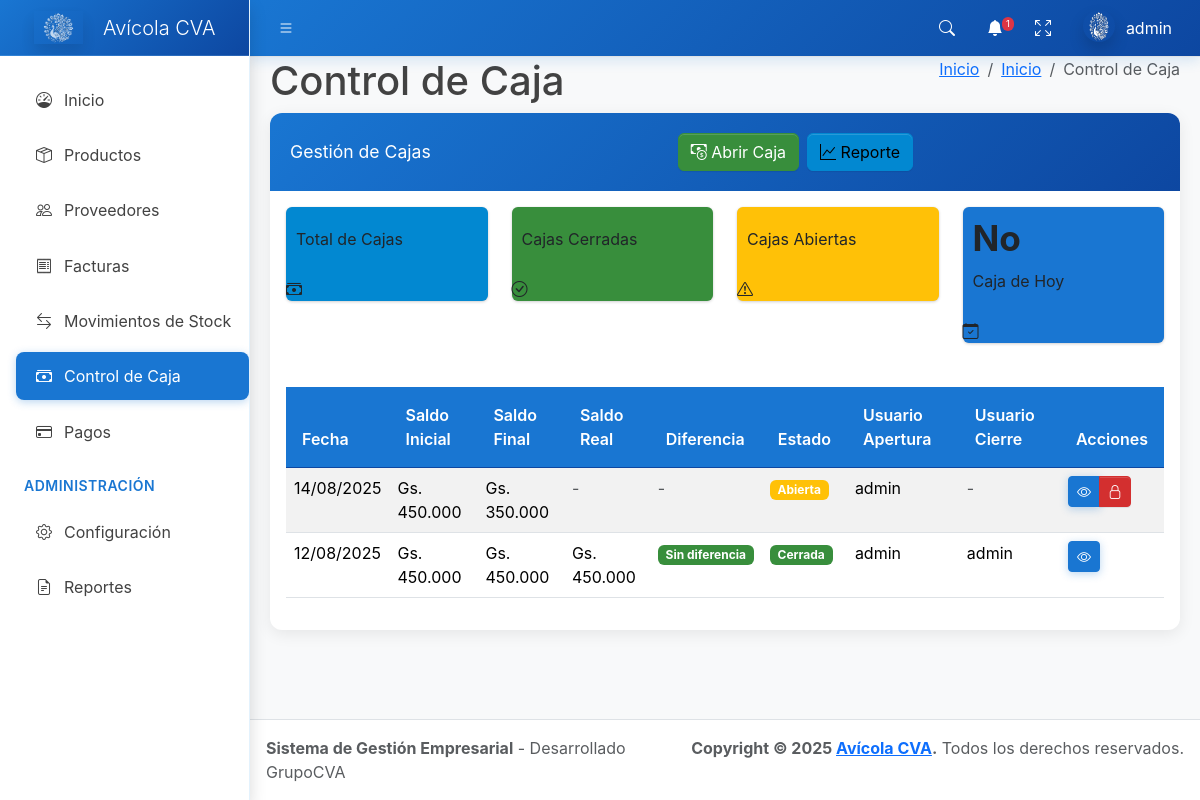
Before: /caja/ (signed in) with the older database file.
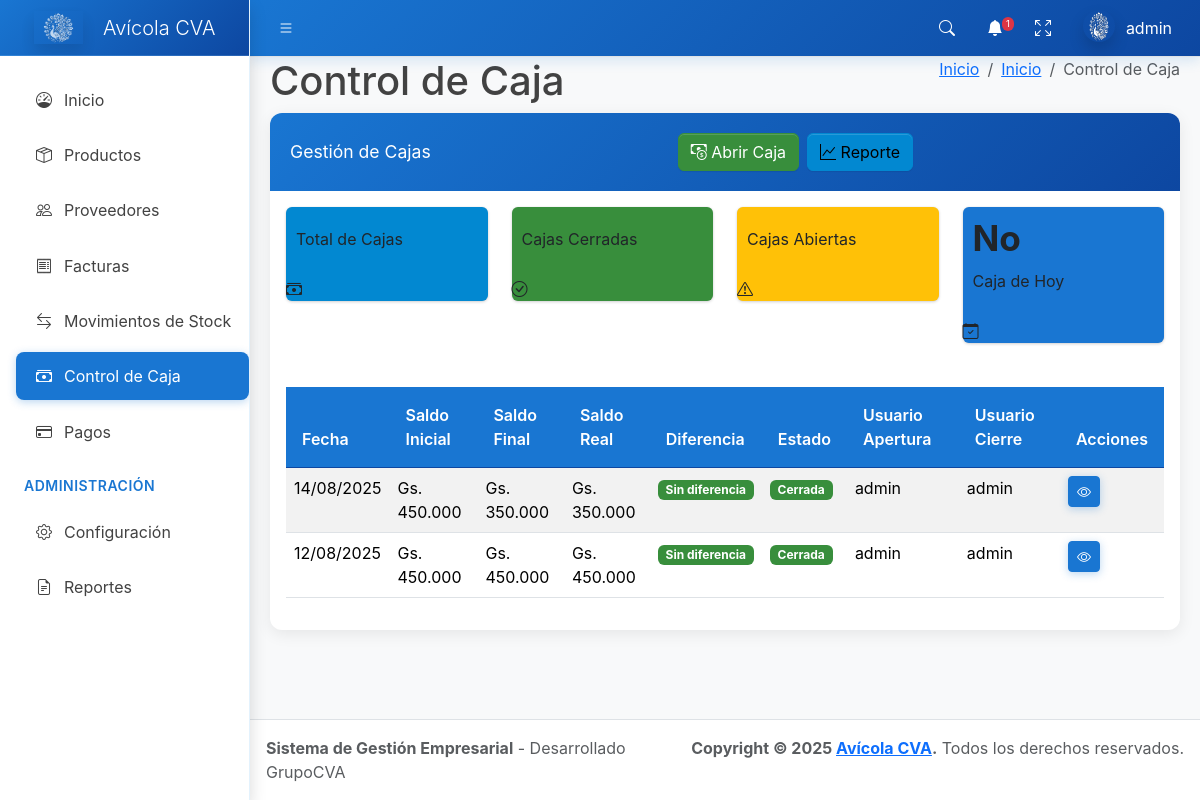
After: the same page with the newer database file.
### core/models.py (models this page shows, shortened)
class Caja(models.Model):
    fecha = models.DateField(unique=True)
    saldo_inicial = models.IntegerField(default=0)
    saldo_final = models.IntegerField(default=0)
    saldo_real = models.IntegerField(default=0)
    diferencia = models.IntegerField(default=0)
    observaciones = models.TextField(blank=True, null=True)
    cerrada = models.BooleanField(default=False)
    usuario_apertura = models.ForeignKey(User, on_delete=models.PROTECT, related_name='cajas_aperturadas')
    usuario_cierre = models.ForeignKey(User, on_delete=models.PROTECT, related_name='cajas_cerradas', null=True, blank=True)
    fecha_apertura = models.DateTimeField(auto_now_add=True)
    fecha_cierre = models.DateTimeField(null=True, blank=True)
    class Meta:
        verbose_name = 'Caja'
        verbose_name_plural = 'Cajas'
        ordering = ['-fecha']

### core/views_caja.py (the view)
# urls.py: path('caja/', views_caja.caja_list, name='caja_list'),
@login_required
def caja_list(request):
    cajas = Caja.objects.all().order_by('-fecha')
    context = {
        'cajas': cajas,
    }
    return render(request, 'caja_list.html', context)

### core/context_processors.py (called while the page is built)
def alertas_globales(request):
    if not request.user.is_authenticated:
        return {}
    productos_stock_bajo = Producto.objects.filter(
        activo=True,
        stock__lte=F('stock_minimo'),
        stock__gt=0
    ).order_by('stock')
    productos_agotados = Producto.objects.filter(
        activo=True,
        stock=0
    ).order_by('nombre')
    fecha_limite = datetime.now() - timedelta(days=30)
    facturas_vencidas = Factura.objects.filter(
        estado='pendiente',
        fecha__lt=fecha_limite
    ).order_by('fecha')
    total_alertas = productos_stock_bajo.count() + productos_agotados.count() + facturas_vencidas.count()
    return {
        'alertas': {
            'stock_bajo': productos_stock_bajo,
            'agotados': productos_agotados,
            'facturas_vencidas': facturas_vencidas,
        },
        'total_alertas': total_alertas,
    }

def configuracion_global(request):
    if not request.user.is_authenticated:
        return {}
    tema_visual = ConfiguracionSistema.get_valor('tema_visual', 'azul')
    return {
        'configuracion_sistema': {
            'tema_visual': tema_visual,
        }
    }

### templates/caja_list.html (shortened to what the changed rows need)
{% extends 'base.html' %}
{% load static %}
{% load humanize custom_filters %}
{% block page_title %}Control de Caja{% endblock %}
{% block content %}
<div class="row">
  <div class="col-12">
    <div class="card">
      <div class="card-body">
        <div class="table-responsive">
          <table class="table table-striped">
            <thead>
              <tr>
                <th>Fecha</th>
                <th>Saldo Inicial</th>
                <th>Saldo Final</th>
                <th>Saldo Real</th>
                <th>Diferencia</th>
                <th>Estado</th>
                <th>Usuario Apertura</th>
                <th>Usuario Cierre</th>
                <th>Acciones</th>
              </tr>
            </thead>
            <tbody>
              {% for caja in cajas %}
              <tr>
                <td>{{ caja.fecha|date:"d/m/Y" }}</td>
                <td>Gs. {{ caja.saldo_inicial|intcomma_dot }}</td>
                <td>Gs. {{ caja.saldo_final|intcomma_dot }}</td>
                <td>
                  {% if caja.cerrada %}
                    Gs. {{ caja.saldo_real|intcomma_dot }}
                  {% else %}
                    <span class="text-muted">-</span>
                  {% endif %}
                </td>
                <td>
                  {% if caja.cerrada %}
                    {% if caja.diferencia == 0 %}
                      <span class="badge bg-success">Sin diferencia</span>
                    {% elif caja.diferencia > 0 %}
                      <span class="badge bg-warning">+Gs. {{ caja.diferencia|intcomma_dot }}</span>
                    {% else %}
                      <span class="badge bg-danger">Gs. {{ caja.diferencia|intcomma_dot }}</span>
                    {% endif %}
                  {% else %}
                    <span class="text-muted">-</span>
                  {% endif %}
                </td>
                <td>
                  {% if caja.cerrada %}
                    <span class="badge bg-success">Cerrada</span>
                  {% else %}
                    <span class="badge bg-warning">Abierta</span>
                  {% endif %}
                </td>
                <td>{{ caja.usuario_apertura.username }}</td>
                <td>
                  {% if caja.usuario_cierre %}
                    {{ caja.usuario_cierre.username }}
                  {% else %}
                    <span class="text-muted">-</span>
                  {% endif %}
                </td>
                <td>
                  <div class="btn-group" role="group">
                    <a href="{% url 'caja_ver' caja.id %}" class="btn btn-sm btn-primary">
                      <i class="bi bi-eye"></i>
                    </a>
                    {% if not caja.cerrada %}
                      <a href="{% url 'caja_cerrar' caja.id %}" class="btn btn-sm btn-danger">
                        <i class="bi bi-lock"></i>
                      </a>
                    {% endif %}
                  </div>
                </td>
              </tr>
              {% empty %}
              <tr>
                <td colspan="9" class="text-center text-muted">
                  No hay cajas registradas
                </td>
              </tr>
              {% endfor %}
            </tbody>
          </table>
        </div>
      </div>
    </div>
  </div>
</div>
{% endblock %}

Changed rows visible on the page:
changed Caja (number 1 of 2 on the later page): saldo_real (not shown) → "350.000"; usuario_cierre.username (not shown) → "admin"; cerrada "- - Abierta" → "Gs. Sin diferencia Cerrada"; no longer shows "-"
